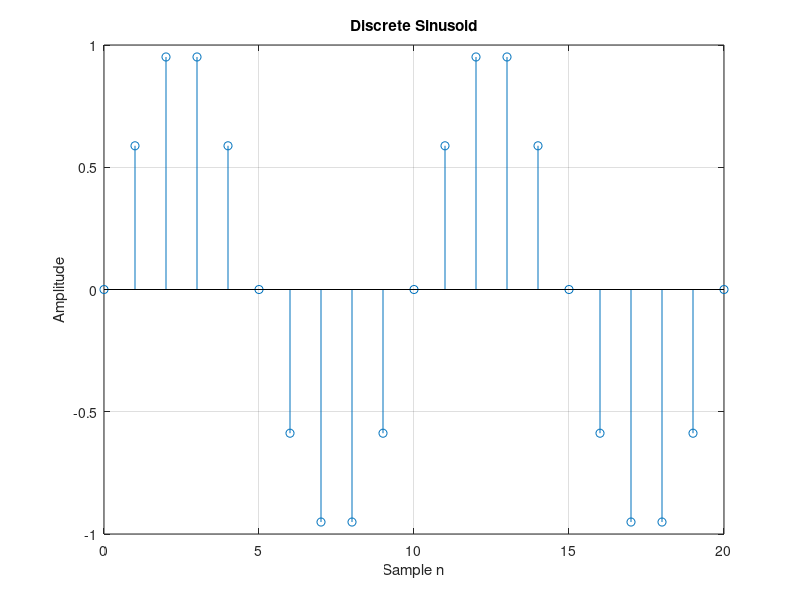

This chart was generated by the following MATLAB code:
% Stem Plot — Discrete signal
% Visualize a sampled sinusoid as vertical lines with markers.
% Stem is the standard way to display discrete-time signals.
% Pull toolbox functions (signal, stats, graphics, io) into scope so we
% can call them by short name (fft, butter, plot, std, ...). Without this,
% we'd need fully qualified names like signal.transforms.fft(...).


clear
close all

n = 0:20;
y = sin(2 * pi * n / 10);
figure
stem(n, y)
title('Discrete Sinusoid')
xlabel('Sample n')
ylabel('Amplitude')
grid on
